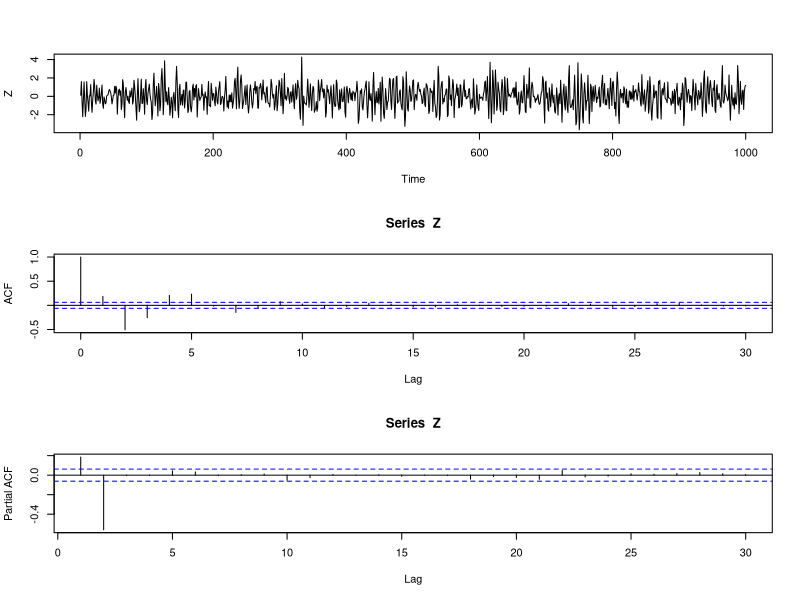

Reproduce this figure in R.
# Lista 1 - Exercicio 3 - item b
# Zt = 0,3*Zt-1 - 0,585*Zt-2 + at ==> AR(p), p=2 ==> AR(2)
set.seed(666)

noise <- rnorm(1000)

t = 1
Z <- rnorm(1)

t = 2
Z[t] <- .3*Z[t-1] + rnorm(1)

for (t in 3:length(noise)) {
  Z[t] <- .3*Z[t-1] - .585*Z[t-2] + rnorm(1)
}

par(mfrow=c(3,1))
ts.plot(Z)
acf(Z, type = "correlation", plot = T)
acf(Z, type = "partial", plot = T)
